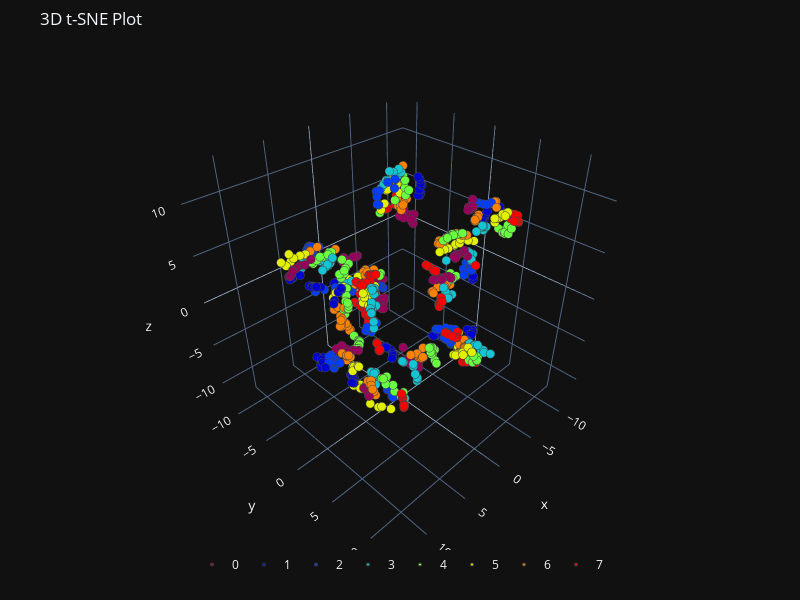

Write notebook code for a chart like this one.
### Code cell
plot_3d(tsne[:, 0],
        tsne[:, 1],
        tsne[:, 2],
        path = os.path.join(explanatory_fMRI_dir, 'tsene_3d.png'),
        y = categories[subject_id],
        title="3D t-SNE Plot")
